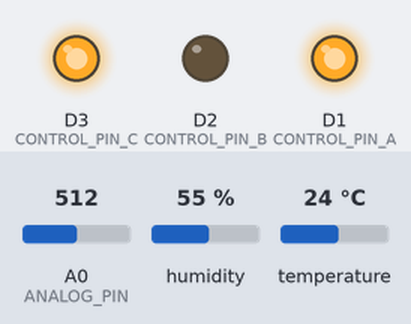
Simulated run of this sketch. Board: ESP8266 (NodeMCU). Shown: output pins drawn as LEDs (lit = HIGH). The inputs (shaded band) are chosen by the test bench; at power-on: A0 (ANALOG_PIN) = 512, humidity 55 %, temperature 24 °C. WiFi joins after 1.5 s; servers stay silent unless stated; uploads are accepted with an empty reply; what the sketch prints to the serial monitor is not drawn.

Above: at 7.6 s.
Timing chart, 0 to 14.3 s (numbered marks = the images above):
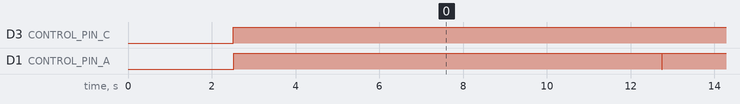

The sketch:

AirQuality.ino
```cpp
#include <ESP8266WiFi.h>
#include <DHT.h>
#include <ESP8266HTTPClient.h>

#define DHTPIN D7
#define DHTTYPE DHT22
#define CONTROL_PIN_A 5
#define CONTROL_PIN_B 4
#define CONTROL_PIN_C 0
#define ANALOG_PIN A0
DHT dht22(DHTPIN, DHTTYPE);


String URL = "http://192.168.64.70/airquality_project/airquality_data.php";

const char* ssid = "Galaxy A13 5G 0730";
const char* password = "lift1239";

float temperature = 0;
float humidity = 0;
int mq135 = 0;
int mq7 = 0;

void setup() {
  Serial.begin(115200);

  dht22.begin();

  connectWiFI();

  pinMode(CONTROL_PIN_A, OUTPUT);
  pinMode(CONTROL_PIN_B, OUTPUT);
  pinMode(CONTROL_PIN_C, OUTPUT);
}

void loop() {
  if(WiFi.status() != WL_CONNECTED){
    connectWiFI();
  }

  Load_DHT22_Data();
  Load_Mq135_and_Mq7_Data();
  String postData = "temperature=" + String(temperature) + "&humidity=" + String(humidity) + "&mq135=" + String(mq135) + "&mq7=" + String(mq7);

  WiFiClient client;
  HTTPClient http;
  http.begin(client, URL);
  http.addHeader("Content-Type", "application/x-www-form-urlencoded");

  int httpCode = http.POST(postData);
  String payload = http.getString();


  Serial.print("URL: "); Serial.println(URL);
  Serial.print("Data: "); Serial.println(postData);
  Serial.print("httpCode: "); Serial.println(httpCode);
  Serial.print("payload: "); Serial.println(payload);
  Serial.println("-----------------------------------------");

  delay(10000);
}

void connectWiFI() {
  WiFi.mode(WIFI_OFF);
  delay(1000);
  WiFi.mode(WIFI_STA);
  WiFi.begin(ssid, password);
  Serial.println("Connecting to WiFi");
  while (WiFi.status() != WL_CONNECTED) {
    delay(500);
    Serial.print(".");
  }
  Serial.println("connected to: ");Serial.println(ssid);
  Serial.println("IP address: ");Serial.println(WiFi.localIP());
}

void Load_DHT22_Data() {
  temperature = dht22.readTemperature();
  humidity = dht22.readHumidity();

  if(isnan(temperature) || isnan(humidity)) {
    Serial.println("Faild to read from DHT sensor");
    temperature = 0;
    humidity = 0;
  }
  Serial.printf("Temperature: %f °C\n", temperature);
  Serial.printf("Humidity: %f %%\n", humidity);
}

void selectMuxChannel(int channel) {
  // Set the control pins according to the channel number
  digitalWrite(CONTROL_PIN_A, (channel >> 0) & 0x01);
  digitalWrite(CONTROL_PIN_B, (channel >> 1) & 0x01);
  digitalWrite(CONTROL_PIN_C, (channel >> 2) & 0x01);
}

void Load_Mq135_and_Mq7_Data(){
    // Select channel 4 on the CD4051 (13th pin, connected to MQ135)
  selectMuxChannel(4);
  delay(10); // Small delay to allow the signal to stabilize
  mq135 = analogRead(ANALOG_PIN);

  // Select channel 5 on the CD4051 (14th pin, connected to MQ7)
  selectMuxChannel(5);
  delay(10); // Small delay to allow the signal to stabilize
  mq7 = analogRead(ANALOG_PIN);

  // Print the sensor values to the serial monitor
  Serial.printf("MQ-135: %d & MQ-7: %d\n", mq135, mq7);
}
```

Measured:
- by itself, D3 (CONTROL_PIN_C): LOW → HIGH at 2.5 s
- by itself, D1 (CONTROL_PIN_A): alternates HIGH for 10.2 s and LOW for 0.01 s
